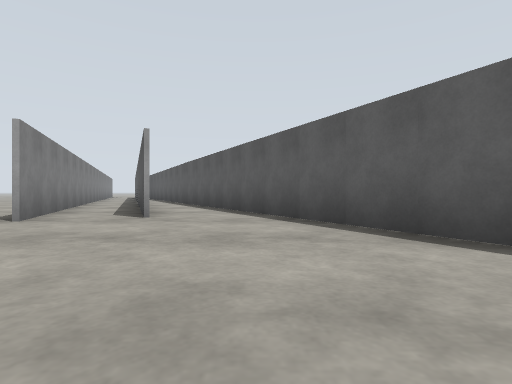
View 1 (above)

16 first-person views from a walk through a world built for the Gazebo simulator. The camera is 0.72 m above the floor, looks level and sees 80° across. The floor is counted in squares, 2 m on a side. Each view is taken from the middle of a square. On the plan, view 1 faces up. The plan holds only what a view shows up to about 9 squares ahead; the rest is blank. The place goes on beyond the plan.

View 2
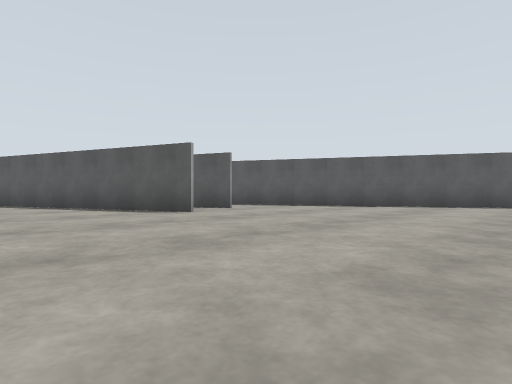

View 3
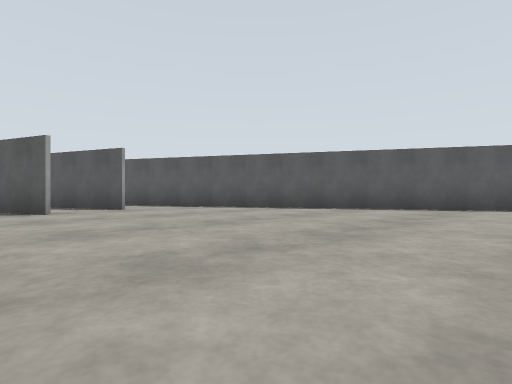

View 4
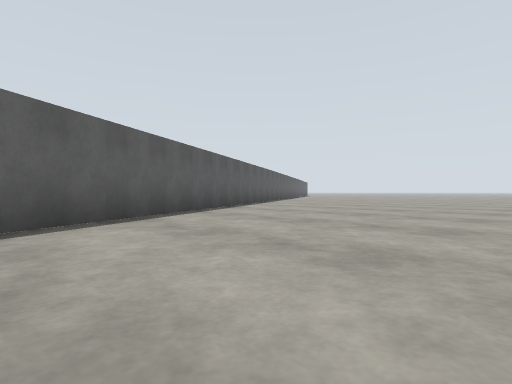

View 5
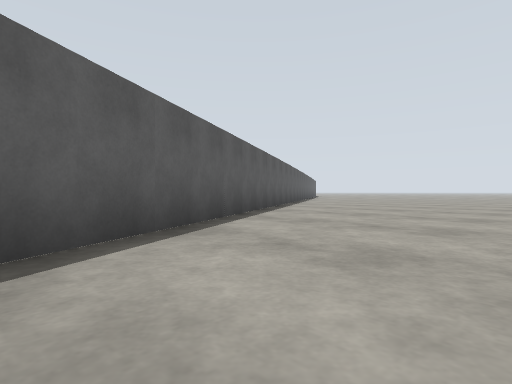

View 6
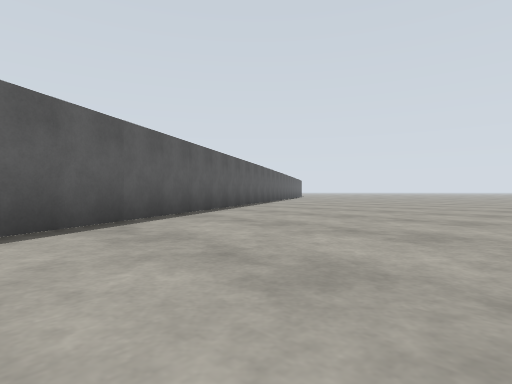

View 7
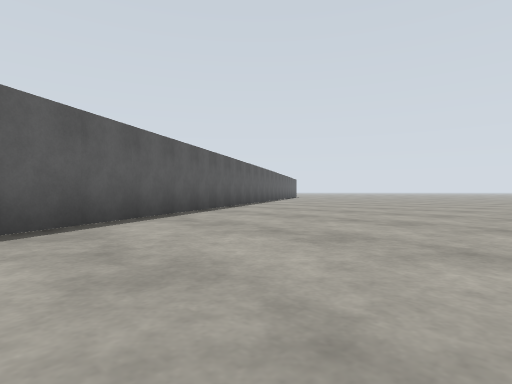

View 8
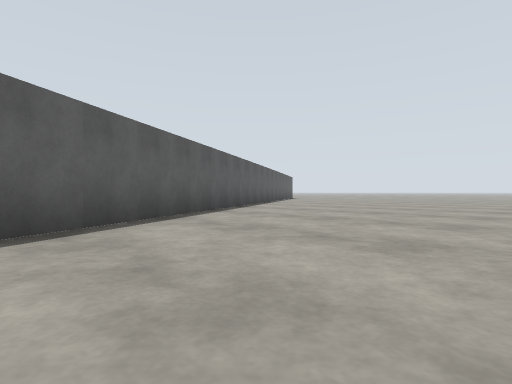

View 9
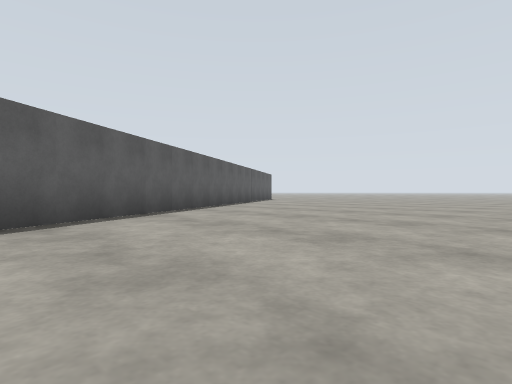

View 10
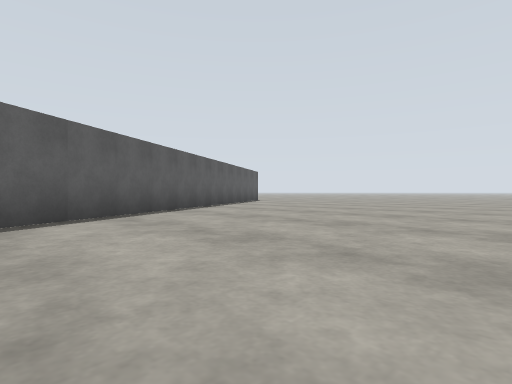

View 11
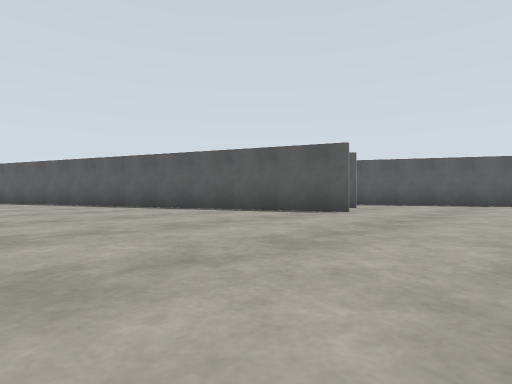

View 12
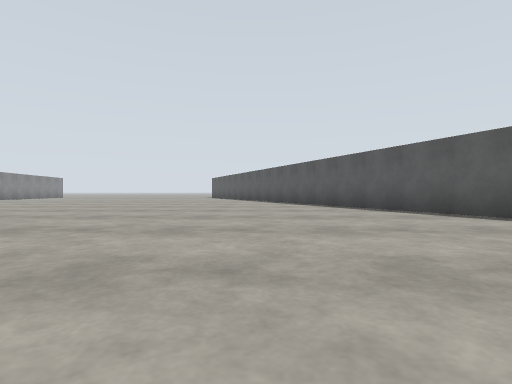

View 13
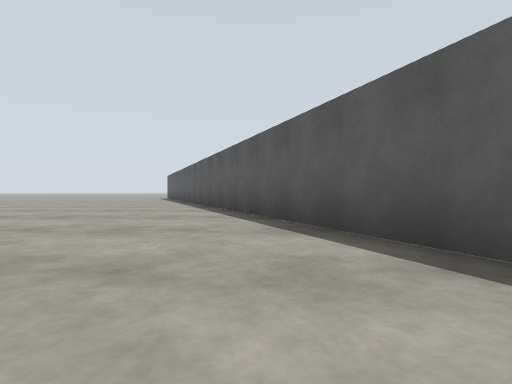

View 14
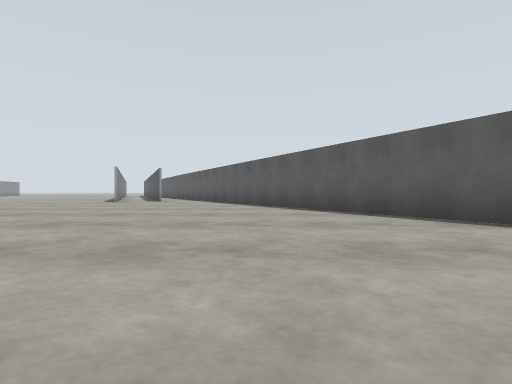

View 15
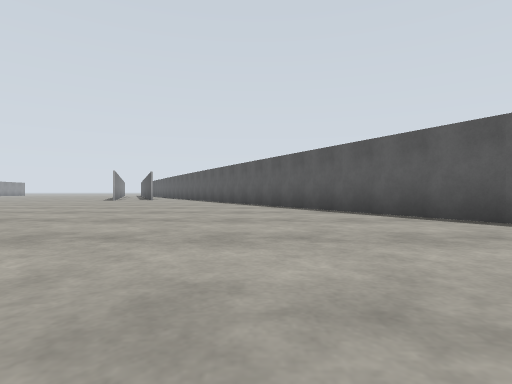

View 16
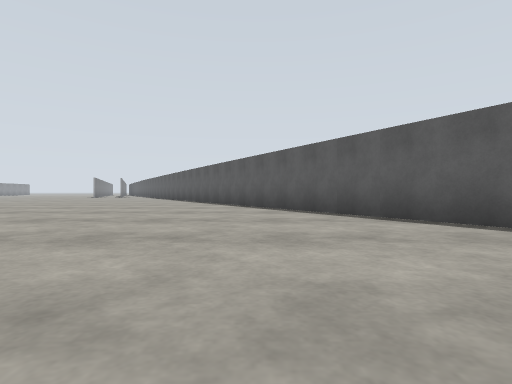

### Floor plan
Points are (right, up) in squares from view 1. A wall is a line through its corners. A room is listed if a view was taken in it or the views show most of it. See-through windows are left out.
Room 1 (views 1, 2, 3, 4, 5, 6, 7, 8, 9, 10, 11, 12, 13, 14, 15, 16)
walls: (-2.9, 3.6) (-4.9, 8.6); (-1.5, 4.2) (-2.5, 6.5); (-4.8, 8.4) (-2.8, 3.6); (10.3, -13.7) (-1, 6.8); (12.8, -17.6) (10.5, -13.6)

Where each view was taken, in squares from view 1:
view 1: 0 up, 0 right, facing up
view 2: 1 down, 6 left, facing up-right
view 3: 2 down, 4 left, facing up-right
view 4: 1 up, 1 left, facing down-right
view 5: 2 down, 2 right, facing down-right
view 6: 4 down, 2 right, facing down-right
view 7: 6 down, 3 right, facing down-right
view 8: 9 down, 5 right, facing down-right
view 9: 12 down, 6 right, facing down-right
view 10: 14 down, 7 right, facing down-right
view 11: 1 up, 8 left, facing up-right
view 12: 1 up, 7 left, facing up
view 13: 4 up, 5 left, facing up
view 14: 7 down, 2 right, facing up
view 15: 9 down, 3 right, facing up
view 16: 15 down, 7 right, facing up
